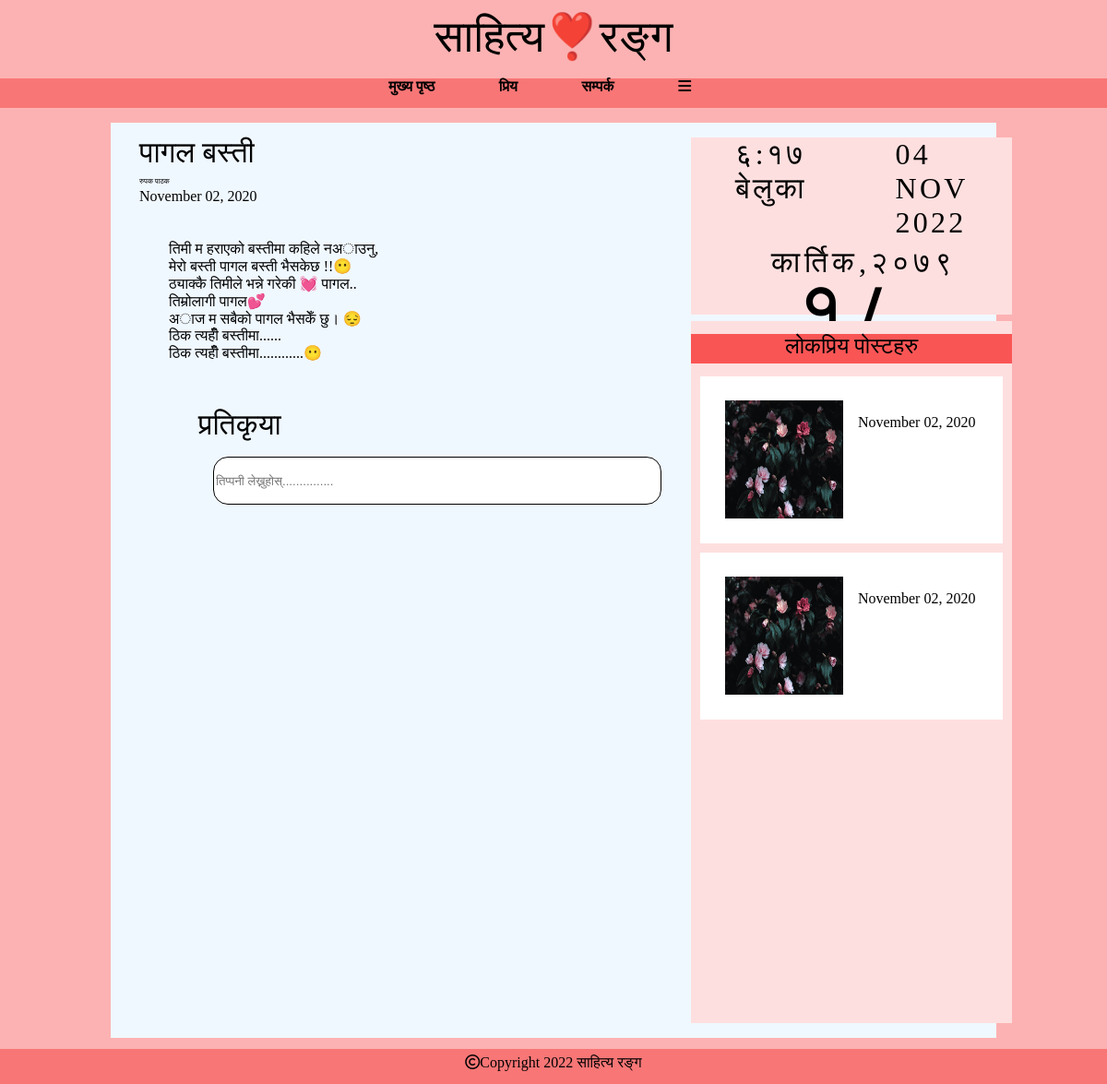
The app's page /poem/4/ with its own data.
### website/models.py (models this page shows, shortened)
class Poem(models.Model):
    title = models.CharField(max_length=50)
    writer = models.CharField(max_length=50)
    date = models.DateField()
    poem_text=  models.TextField()

### website/views.py (the view)
# urls.py: path('poem/<int:pk>/', rang, name='rang'),
def rang(request, pk, return_webpage=False):
    poem = get_object_or_404(Poem, pk=pk)
    if return_webpage:
        poems = Poem.objects.all()
        return render(request, 'webpage.html', {'poems': poems})
    else:
        return render(request, 'rang.html', {'poem': poem})

### website/templates/rang.html (shortened to what this page needs)
<!DOCTYPE html>
<html lang="en">
<head>
    {% load static %}
    <link rel="stylesheet" href="{% static 'webpage.css' %}" />
</head>
<body>
    <body>
        <header>
            <div class="sahitya"><span>साहित्य❣️रङ्ग</span></div>
            <strong>
                <ul>
                    <li><a href="/">मुख्य पृष्ठ</a></li>
                    <li><a href="#">प्रिय</a></li>
                    <li><a href="{%url 'contact' %}">सम्पर्क</a></li>
                    <li><a href="#"><i class="fa-solid fa-bars"></i></a></li>
                </ul>
            </strong>
        </header>
        <section>
            <div class="rang_main">
                <div class="rang_left_div">
                    <div class="rang_kabita">
                        <div class="paragraph">
                            <p style="font-size: 2rem;">{{poem.title}}</p>
                            <p style="font-size: .5rem;">{{poem.writer}} </p>
                            <p> {{ poem.date|date:"F d, Y" }}</p>
                        </div>
                        <div class="content">
                            {{poem.poem_text|linebreaksbr}}
                        </div>
                        <br>
                        <div class="pratikriya">
                            <span>प्रतिकृया</span><br>
                            <input type="text" placeholder="तिप्पनी लेख्नुहोस्...............">
                        </div>
                    </div>
                </div>
                <div class="rang_right_div">
                    <div class="calender">
                        <div class="date_time"><span>६:१७ बेलुका</span>
                            <span>04 NOV 2022</span>
                        </div>
                        <div class="day">
                            <span style="font-size: 2rem; ">कार्तिक,२०७९</span><br>
                            <span style="font-size: 6rem;">१८</span>
                            <span>शुक्रबार</span>
                        </div>
                    </div>
                    <div class="scroll_field">
                        <div class="lokpriya">लोकप्रिय पोस्टहरु</div>
                        <div class="aakash">
                            <img src="static/image1.jpg" alt="">
                            <span>
                                <p>{{ poem.date|date:"F d, Y" }}</p>
                            </span>
                        </div>
                        <div class="prem">
                            <img src="static/image1.jpg" alt="">
                            <span>
                                <p>{{ poem.date|date:"F d, Y" }}</p>
                            </span>
                        </div>
                    </div>
                </div>
            </div>
        </section>
        <footer>
            <div class="foot">
                <span><i class="fa-regular fa-copyright"></i>Copyright 2022 साहित्य रङ्ग</span>
            </div>
        </footer>
    </body>
</html>

### website/static/webpage.css (style rules this page uses)
body { padding: 0px; margin: 0px; background-color: #FCB2B2; font-family: myFirstFont; }
header ul { display: flex; justify-content: center; background-color: #F87676; height: 2rem; }
header ul a { text-decoration: none; }
.sahitya { text-align: center; font-size: 3rem; margin: 1%; }
header ul li { display: flex; text-decoration: none; margin-bottom: 2%; margin-right: 6%; position: relative; }
section { display: grid; justify-content: center; align-content: center; grid-template-columns: 1fr 1fr; width: 80%; margin-left: auto; margin-right: auto; }
a { text-decoration: none; color: black; }
img { height: 100px; width: 100px; display: block; float: left; margin: 1%; }
footer .foot { background-color: #F87676; margin-top: 1%; height: 2rem; display: flex; justify-content: center; padding-top: .5%; }
.rang_main { display: grid; justify-content: center; align-content: center; grid-template-columns: 1fr 1fr; width: 80vw; background-color: aliceblue; height: 100%; }
.rang_left_div .rang_kabita { padding-left: 4rem; }
.rang_left_div .pratikriya { font-size: 2rem; padding-left: 4rem; margin-bottom: 1rem; }
.rang_left_div .pratikriya input { width: 30rem; height: 3rem; margin: 1rem; border-radius: 1rem; border: 1px solid black; }
.rang_right_div { display: grid; grid-template-rows: 1fr 4fr; padding: 1rem; }
.rang_right_div .calender { background-color: #FEDFDF; height: 12rem; width: 100%; }
.rang_right_div .calender .date_time { display: flex; justify-content: space-between; }
.rang_right_div .calender .day { width: 50%; margin: auto; line-height: 3rem; text-align: center; letter-spacing: .3rem; }
.rang_right_div .calender .date_time span { margin: 0 3rem; font-size: 2rem; letter-spacing: .2rem; }
.scroll_field { background-color: #FEDFDF; margin-top: 2%; }
.scroll_field .lokpriya { background-color: #FA5555; margin: 4% 0; height: 2rem; text-align: center; font-size: 1.5rem; }
.aakash { display: grid; grid-template-columns: 1fr 2fr; margin: 3%; padding: 3%; background-color: white; line-height: 1rem; }
img { height: 8rem; width: 8rem; margin: 1rem; }
.prem { display: grid; grid-template-columns: 1fr 2fr; margin: 3%; padding: 3%; background-color: white; line-height: 1rem; }
.rang_main .rang_left_div .rang_kabita .content { padding: 2rem; }
.rang_main .rang_left_div .rang_kabita .paragraph { line-height: 0rem; }

### records on screen
Poem: title "पागल बस्ती", writer "रुपक पाठक", date "November 02, 2020", poem_text "तिमी म हराएको बस्तीमा कहिले नअाउनु, मेरो बस्ती पागल बस्ती भैसकेछ !!😶 ठ्याक्कै तिमीले भन्ने गरेकी 💓 पागल.. तिम्रोलागी पागल💕 अाज म सबैको पागल भैसकेँ छु। 😔 ठिक त्यहीँ बस्तीमा...... ठिक त्यहीँ बस्तीमा............😶"
